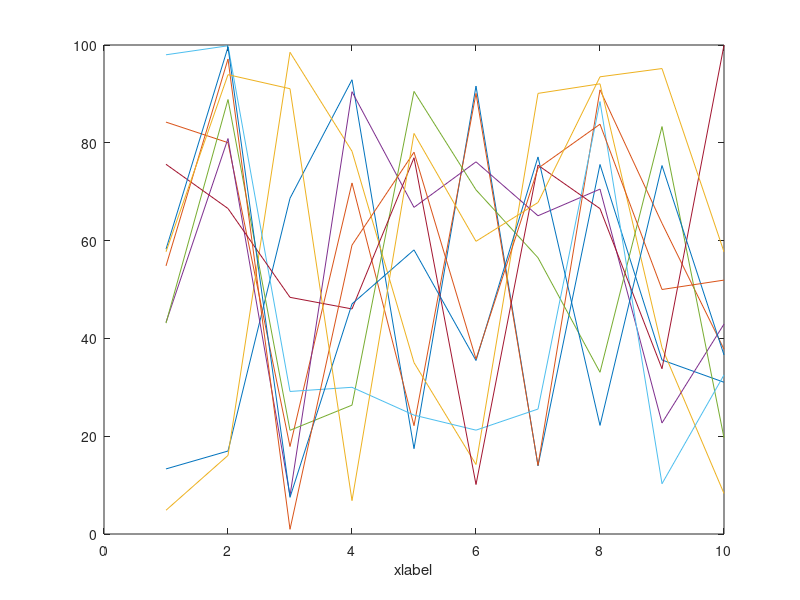

This chart was generated by the following MATLAB code: (Note: this script raises an error after producing the figure.)
clear all
close all
figure(1)

plot(rand(10, 10).*100)
script_name = mfilename;
xlabel('xlabel')
fig_wrapup(1, script_name);